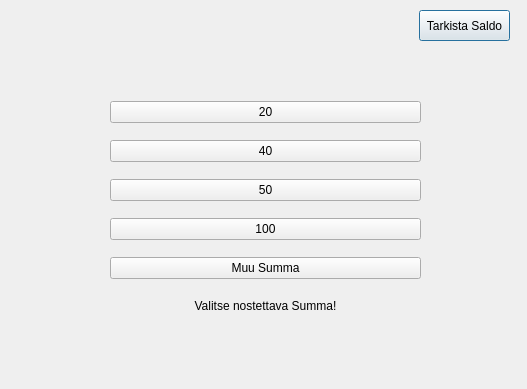
<?xml version="1.0" encoding="UTF-8"?>
<ui version="4.0">
 <class>BankWindow</class>
 <widget class="QDialog" name="BankWindow">
  <property name="geometry">
   <rect>
    <x>0</x>
    <y>0</y>
    <width>527</width>
    <height>389</height>
   </rect>
  </property>
  <property name="windowTitle">
   <string>Dialog</string>
  </property>
  <widget class="QPushButton" name="btnSaldo">
   <property name="geometry">
    <rect>
     <x>419</x>
     <y>10</y>
     <width>91</width>
     <height>31</height>
    </rect>
   </property>
   <property name="text">
    <string>Tarkista Saldo</string>
   </property>
  </widget>
  <widget class="QWidget" name="gridLayoutWidget">
   <property name="geometry">
    <rect>
     <x>110</x>
     <y>90</y>
     <width>311</width>
     <height>201</height>
    </rect>
   </property>
   <layout class="QGridLayout" name="gridLayout">
    <item row="0" column="0">
     <widget class="QPushButton" name="btnWith20">
      <property name="text">
       <string>20</string>
      </property>
     </widget>
    </item>
    <item row="2" column="0">
     <widget class="QPushButton" name="btnWith50">
      <property name="text">
       <string>50</string>
      </property>
     </widget>
    </item>
    <item row="3" column="0">
     <widget class="QPushButton" name="btnWith100">
      <property name="text">
       <string>100</string>
      </property>
     </widget>
    </item>
    <item row="1" column="0">
     <widget class="QPushButton" name="btnWith40">
      <property name="text">
       <string>40</string>
      </property>
     </widget>
    </item>
    <item row="4" column="0">
     <widget class="QPushButton" name="btnWithCustom">
      <property name="text">
       <string>Muu Summa</string>
      </property>
     </widget>
    </item>
   </layout>
  </widget>
  <widget class="QLabel" name="labelBank">
   <property name="geometry">
    <rect>
     <x>110</x>
     <y>290</y>
     <width>311</width>
     <height>31</height>
    </rect>
   </property>
   <property name="text">
    <string>Valitse nostettava Summa!</string>
   </property>
   <property name="alignment">
    <set>Qt::AlignCenter</set>
   </property>
  </widget>
  <widget class="QLabel" name="labelBalance">
   <property name="geometry">
    <rect>
     <x>440</x>
     <y>50</y>
     <width>49</width>
     <height>16</height>
    </rect>
   </property>
   <property name="text">
    <string/>
   </property>
  </widget>
 </widget>
 <resources/>
 <connections/>
</ui>
